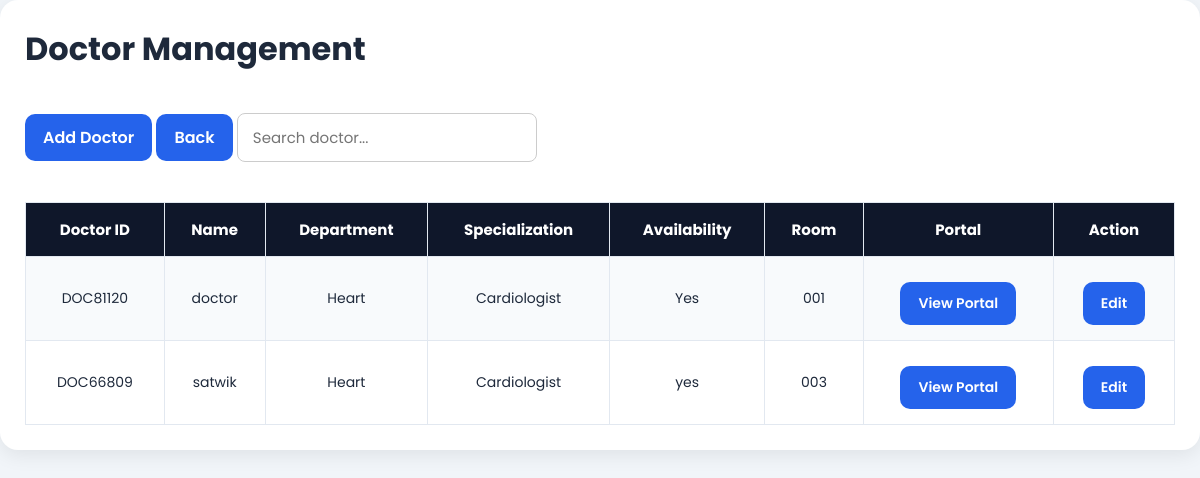
Screenshot of /doctor_dashboard (signed in) with the database file from the repository.
### tables this page shows
CREATE TABLE doctors (
            id INTEGER PRIMARY KEY AUTOINCREMENT,
            doctor_id TEXT UNIQUE,
            doctor_name TEXT,
            department TEXT,
            specialization TEXT,
            phone TEXT,
            email TEXT,
            availability TEXT,
            room_number TEXT,
            experience TEXT,
            joining_date TEXT
        );

### app.py (the view)
@app.route('/doctor_dashboard')
def doctor_dashboard():
    if 'user' not in session:
        return redirect(url_for('login'))
    conn = sqlite3.connect(DATABASE)
    cursor = conn.cursor()
    cursor.execute("SELECT * FROM doctors")
    doctors = cursor.fetchall()
    conn.close()
    return render_template(
        'doctor_dashboard.html',
        doctors=doctors
    )

### hospital_management_system/templates/doctor_dashboard.html (shortened to what this page needs)
<!DOCTYPE html>
<html>
<head>
    <link rel="stylesheet" href="{{ url_for('static', filename='css/style.css') }}">
</head>
<body>
<div class="table-container">
    <h1>Doctor Management</h1>
    <a href="{{ url_for('add_doctor') }}" class="btn">Add Doctor</a>
    <a href="{{ url_for('dashboard') }}" class="btn">Back</a>
    <input
        type="text"
        id="searchInput"
        placeholder="Search doctor..."
        class="search-box"
    >
    <table>
        <tr>
            <th>Doctor ID</th>
            <th>Name</th>
            <th>Department</th>
            <th>Specialization</th>
            <th>Availability</th>
            <th>Room</th>
            <th>Portal</th>
            <th>Action</th>
        </tr>
        {% for doctor in doctors %}
        <tr class="doctor-row">
            <td>{{ doctor[1] }}</td>
            <td>{{ doctor[2] }}</td>
            <td>{{ doctor[3] }}</td>
            <td>{{ doctor[4] }}</td>
            <td>{{ doctor[7] }}</td>
            <td>{{ doctor[8] }}</td>
            <td>
                <a href="{{ url_for('doctor_portal_preview',
                                     doctor_name=doctor[2]) }}"
                   class="btn">
                   View Portal
                </a>
            </td>
            <td>
                <a href="{{ url_for('edit_doctor', id=doctor[0]) }}"
                   class="btn">
                   Edit
                </a>
            </td>
        </tr>
        {% endfor %}
    </table>
</div>
</body>
</html>

### hospital_management_system/static/css/style.css (style rules this page uses)
* { margin:0; padding:0; box-sizing:border-box; font-family:'Poppins', sans-serif; }
body { background:#f1f5f9; color:#1e293b; }
.table-container { background:white; padding:25px; border-radius:18px; box-shadow:0 5px 20px rgba(0,0,0,0.08); overflow-x:auto; }
.table-container h1 { margin-bottom:20px; }
table { width:100%; border-collapse:collapse; margin-top:20px; }
table th, table td { padding:15px; border:1px solid #e2e8f0; text-align:center; font-size:14px; }
table th { background:#0f172a; color:white; font-size:15px; }
table tr:nth-child(even) { background:#f8fafc; }
.btn { display:inline-block; background:#2563eb; color:white; padding:11px 18px; border-radius:10px; text-decoration:none; transition:0.3s; font-weight:600; margin-top:10px; }
.search-box { width:300px; padding:12px 15px; margin:20px 0; border:1px solid #ccc; border-radius:8px; outline:none; font-size:15px; transition:0.3s; }

### rows the page displays
doctors: doctor "DOC81120", doctor_name "doctor", department "Heart", specialization "Cardiologist", availability "Yes", room_number "001"
doctors: doctor "DOC66809", doctor_name "satwik", department "Heart", specialization "Cardiologist", availability "yes", room_number "003"
